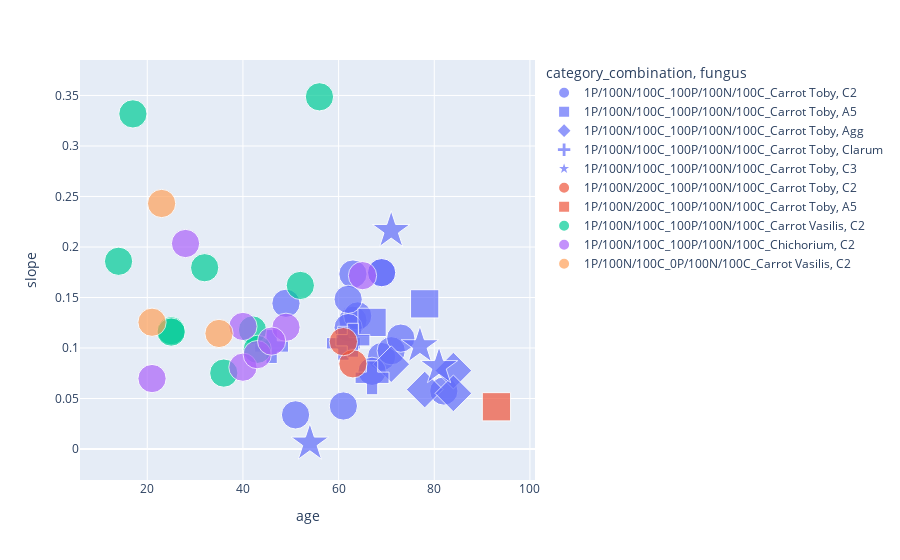

The notebook cell this image was saved under:
### Code cell
import plotly.express as px
fig = px.scatter(df, x='age', y='slope', color='category_combination',
                 hover_data=['plate_id',"fungus"], size='size_point', symbol='fungus', symbol_map=marker_symbols)
fig.update_layout(height=600)  # You can change these values as per your preference
# Show the plot
fig.show()

### Figure 1 — Plotly figure (JSON) as saved in the notebook; plotly's stock layout.template omitted (floating-point values rounded to 4 significant figures)
{"data": [{"customdata": [["1014_20220525", "C2"], ["1042_20220523", "C2"], ["1048_20220506", "C2"], ["527_20230106", "C2"], ["537_20230111", "C2"], ["462_20221013", "C2"], ["532_20220104", "C2"], ["510_20221201", "C2"], ["521_20230104", "C2"], ["530_20230115", "C2"], ["558_20230109", "C2"], ["558_20230109", "C2"], ["552_20230111", "C2"], ["552_20230111", "C2"], ["551_20220102", "C2"], ["551_20220102", "C2"], ["540_20221227", "C2"], ["540_20221227", "C2"], ["559_20230109", "C2"], ["544_20230109", "C2"], ["531_20221222", "C2"], ["514_20221206", "C2"], ["513_20221205", "C2"], ["506_20221124", "C2"], ["472_20221003", "C2"]], "hovertemplate": "category_combination=1P/100N/100C_100P/100N/100C_Carrot Toby<br>fungus=%{customdata[1]}<br>age=%{x}<br>slope=%{y}<br>size_point=%{marker.size}<br>plate_id=%{customdata[0]}<extra></extra>", "legendgroup": "1P/100N/100C_100P/100N/100C_Carrot Toby, C2", "marker": {"color": "#636efa", "size": [20, 20, 20, 20, 20, 20, 20, 20, 20, 20, 20, 20, 20, 20, 20, 20, 20, 20, 20, 20, 20, 20, 20, 20, 20], "sizemode": "area", "sizeref": 0.05, "symbol": "circle"}, "mode": "markers", "name": "1P/100N/100C_100P/100N/100C_Carrot Toby, C2", "orientation": "v", "showlegend": true, "type": "scatter", "x": [82, 80, 63, 64, 69, 71, 62, 58, 62, 73, 67, 67, 69, 69, 60, 60, 54, 54, 67, 67, 49, 63, 62, 51, 61], "xaxis": "x", "y": [0.05741, null, 0.1275, 0.1317, 0.09153, 0.09729, 0.1202, null, null, 0.1098, null, null, 0.1746, 0.1746, null, null, null, null, 0.07692, null, 0.1443, 0.1732, 0.1482, 0.0338, 0.04258], "yaxis": "y"}, {"customdata": [["52_20220707", "A5"], ["84_20220621", "A5"], ["91_20220708", "A5"]], "hovertemplate": "category_combination=1P/100N/100C_100P/100N/100C_Carrot Toby<br>fungus=%{customdata[1]}<br>age=%{x}<br>slope=%{y}<br>size_point=%{marker.size}<br>plate_id=%{customdata[0]}<extra></extra>", "legendgroup": "1P/100N/100C_100P/100N/100C_Carrot Toby, A5", "marker": {"color": "#636efa", "size": [20, 20, 20], "sizemode": "area", "sizeref": 0.05, "symbol": "square"}, "mode": "markers", "name": "1P/100N/100C_100P/100N/100C_Carrot Toby, A5", "orientation": "v", "showlegend": true, "type": "scatter", "x": [78, 50, 67], "xaxis": "x", "y": [0.1437, null, 0.1254], "yaxis": "y"}, {"customdata": [["3_20220426", "Agg"], ["12_20220502", "Agg"], ["16_20220419", "Agg"], ["480_20221205", "Agg"]], "hovertemplate": "category_combination=1P/100N/100C_100P/100N/100C_Carrot Toby<br>fungus=%{customdata[1]}<br>age=%{x}<br>slope=%{y}<br>size_point=%{marker.size}<br>plate_id=%{customdata[0]}<extra></extra>", "legendgroup": "1P/100N/100C_100P/100N/100C_Carrot Toby, Agg", "marker": {"color": "#636efa", "size": [20, 20, 20, 20], "sizemode": "area", "sizeref": 0.05, "symbol": "diamond"}, "mode": "markers", "name": "1P/100N/100C_100P/100N/100C_Carrot Toby, Agg", "orientation": "v", "showlegend": true, "type": "scatter", "x": [78, 84, 71, 84], "xaxis": "x", "y": [0.05885, 0.07762, 0.08398, 0.05508], "yaxis": "y"}, {"customdata": [["28_20230227", "Clarum"], ["206_20230303", "Clarum"], ["202_20230314", "Clarum"], ["218_20230227", "Clarum"], ["252_20230316", "Clarum"], ["248_20230320", "Clarum"]], "hovertemplate": "category_combination=1P/100N/100C_100P/100N/100C_Carrot Toby<br>fungus=%{customdata[1]}<br>age=%{x}<br>slope=%{y}<br>size_point=%{marker.size}<br>plate_id=%{customdata[0]}<extra></extra>", "legendgroup": "1P/100N/100C_100P/100N/100C_Carrot Toby, Clarum", "marker": {"color": "#636efa", "size": [20, 20, 20, 20, 20, 20], "sizemode": "area", "sizeref": 0.05, "symbol": "cross"}, "mode": "markers", "name": "1P/100N/100C_100P/100N/100C_Carrot Toby, Clarum", "orientation": "v", "showlegend": true, "type": "scatter", "x": [46, 50, 61, 46, 63, 67], "xaxis": "x", "y": [0.1015, null, 0.1047, null, 0.1077, 0.07052], "yaxis": "y"}, {"customdata": [["219_20230307", "C3"], ["229_20230330", "C3"], ["249_20230324", "C3"], ["241_20230403", "C3"]], "hovertemplate": "category_combination=1P/100N/100C_100P/100N/100C_Carrot Toby<br>fungus=%{customdata[1]}<br>age=%{x}<br>slope=%{y}<br>size_point=%{marker.size}<br>plate_id=%{customdata[0]}<extra></extra>", "legendgroup": "1P/100N/100C_100P/100N/100C_Carrot Toby, C3", "marker": {"color": "#636efa", "size": [20, 20, 20, 20], "sizemode": "area", "sizeref": 0.05, "symbol": "star"}, "mode": "markers", "name": "1P/100N/100C_100P/100N/100C_Carrot Toby, C3", "orientation": "v", "showlegend": true, "type": "scatter", "x": [54, 77, 71, 81], "xaxis": "x", "y": [0.005763, 0.1022, 0.2163, 0.08151], "yaxis": "y"}, {"customdata": [["1023_20220502", "C2"], ["1045_20220504", "C2"]], "hovertemplate": "category_combination=1P/100N/200C_100P/100N/100C_Carrot Toby<br>fungus=%{customdata[1]}<br>age=%{x}<br>slope=%{y}<br>size_point=%{marker.size}<br>plate_id=%{customdata[0]}<extra></extra>", "legendgroup": "1P/100N/200C_100P/100N/100C_Carrot Toby, C2", "marker": {"color": "#EF553B", "size": [20, 20], "sizemode": "area", "sizeref": 0.05, "symbol": "circle"}, "mode": "markers", "name": "1P/100N/200C_100P/100N/100C_Carrot Toby, C2", "orientation": "v", "showlegend": true, "type": "scatter", "x": [63, 61], "xaxis": "x", "y": [0.08434, 0.1063], "yaxis": "y"}, {"customdata": [["1076_20220511", "A5"], ["938_20220325", "A5"]], "hovertemplate": "category_combination=1P/100N/200C_100P/100N/100C_Carrot Toby<br>fungus=%{customdata[1]}<br>age=%{x}<br>slope=%{y}<br>size_point=%{marker.size}<br>plate_id=%{customdata[0]}<extra></extra>", "legendgroup": "1P/100N/200C_100P/100N/100C_Carrot Toby, A5", "marker": {"color": "#EF553B", "size": [20, 20], "sizemode": "area", "sizeref": 0.05, "symbol": "square"}, "mode": "markers", "name": "1P/100N/200C_100P/100N/100C_Carrot Toby, A5", "orientation": "v", "showlegend": true, "type": "scatter", "x": [68, 93], "xaxis": "x", "y": [null, 0.04181], "yaxis": "y"}, {"customdata": [["931_20230620", "C2"], ["935_20230620", "C2"], ["930_20230626", "C2"], ["777_20230328", "C2"], ["772_20230317", "C2"], ["771_20230411", "C2"], ["447_20230821", "C2"], ["487_20230922", "C2"], ["492_20230901", "C2"], ["486_20231009", "C2"], ["494_20230908", "C2"], ["482_20230908", "C2"], ["481_20231005", "C2"], ["483_20231005", "C2"], ["490_20231003", "C2"], ["485_20230929", "C2"], ["443_20230720", "C2"], ["436_20230717", "C2"]], "hovertemplate": "category_combination=1P/100N/100C_100P/100N/100C_Carrot Vasilis<br>fungus=%{customdata[1]}<br>age=%{x}<br>slope=%{y}<br>size_point=%{marker.size}<br>plate_id=%{customdata[0]}<extra></extra>", "legendgroup": "1P/100N/100C_100P/100N/100C_Carrot Vasilis, C2", "marker": {"color": "#00cc96", "size": [20, 20, 20, 20, 20, 20, 20, 20, 20, 20, 20, 20, 20, 20, 20, 20, 20, 20], "sizemode": "area", "sizeref": 0.05, "symbol": "circle"}, "mode": "markers", "name": "1P/100N/100C_100P/100N/100C_Carrot Vasilis, C2", "orientation": "v", "showlegend": true, "type": "scatter", "x": [36, 36, 42, 43, 32, 57, 49, 39, 25, 56, 32, 25, 52, 52, 57, 46, 17, 14], "xaxis": "x", "y": [null, 0.07516, 0.1179, 0.09868, 0.1795, null, null, null, 0.1171, 0.3487, null, 0.1158, null, 0.1619, null, null, 0.3318, 0.1858], "yaxis": "y"}, {"customdata": [["896_20230424", "C2"], ["894_20230516", "C2"], ["891_20230519", "C2"], ["886_20230516", "C2"], ["870_20230427", "C2"], ["868_20230504", "C2"], ["796_20230419", "C2"], ["795_20230403", "C2"], ["764_20221219", "C2"]], "hovertemplate": "category_combination=1P/100N/100C_100P/100N/100C_Chichorium<br>fungus=%{customdata[1]}<br>age=%{x}<br>slope=%{y}<br>size_point=%{marker.size}<br>plate_id=%{customdata[0]}<extra></extra>", "legendgroup": "1P/100N/100C_100P/100N/100C_Chichorium, C2", "marker": {"color": "#ab63fa", "size": [20, 20, 20, 20, 20, 20, 20, 20, 20], "sizemode": "area", "sizeref": 0.05, "symbol": "circle"}, "mode": "markers", "name": "1P/100N/100C_100P/100N/100C_Chichorium, C2", "orientation": "v", "showlegend": true, "type": "scatter", "x": [18, 40, 43, 40, 21, 28, 65, 49, 46], "xaxis": "x", "y": [null, 0.08099, 0.0934, 0.1213, 0.06975, 0.2034, 0.1716, 0.1205, 0.1068], "yaxis": "y"}, {"customdata": [["478_20230814", "C2"], ["468_20230809", "C2"], ["471_20230821", "C2"], ["474_20230807", "C2"]], "hovertemplate": "category_combination=1P/100N/100C_0P/100N/100C_Carrot Vasilis<br>fungus=%{customdata[1]}<br>age=%{x}<br>slope=%{y}<br>size_point=%{marker.size}<br>plate_id=%{customdata[0]}<extra></extra>", "legendgroup": "1P/100N/100C_0P/100N/100C_Carrot Vasilis, C2", "marker": {"color": "#FFA15A", "size": [20, 20, 20, 20], "sizemode": "area", "sizeref": 0.05, "symbol": "circle"}, "mode": "markers", "name": "1P/100N/100C_0P/100N/100C_Carrot Vasilis, C2", "orientation": "v", "showlegend": true, "type": "scatter", "x": [28, 23, 35, 21], "xaxis": "x", "y": [null, 0.2431, 0.1144, 0.1255], "yaxis": "y"}], "layout": {"autosize": true, "legend": {"itemsizing": "constant", "title": {"text": "category_combination, fungus"}, "tracegroupgap": 0}, "margin": {"t": 60}, "xaxis": {"anchor": "y", "autorange": true, "domain": [0, 1], "range": [3.288, 103.7], "title": {"text": "age"}, "type": "linear"}, "yaxis": {"anchor": "x", "autorange": true, "domain": [0, 1], "range": [-0.02904, 0.3835], "title": {"text": "slope"}, "type": "linear"}}}
